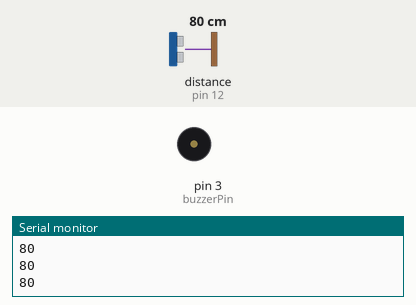
Recording of a sketch running on a simulated Arduino Uno, built with avr-gcc and run on an emulated ATmega328P. Parts: buzzer (waves = sounding, pin HIGH), the last lines printed to the serial monitor. The test bench sets the inputs (shaded band); at power-on: distance to the obstacle (sensor on pin 12) 80 cm. The echo pulse lasts 58.3 µs per cm.

Above: at 2.2 s.
2.3 s: distance to the obstacle (sensor on pin 12) set to 43 cm
3.8 s: distance to the obstacle (sensor on pin 12) set to 35 cm
At 4.2 s:
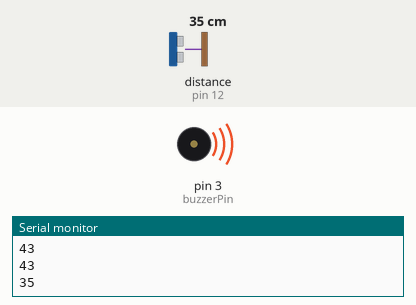
6.8 s: distance to the obstacle (sensor on pin 12) set to 60 cm
At 7.4 s:
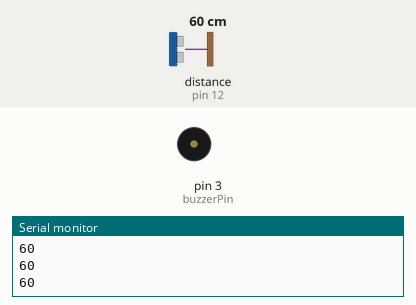
8.4 s: distance to the obstacle (sensor on pin 12) set to 2 cm
At 8.8 s:
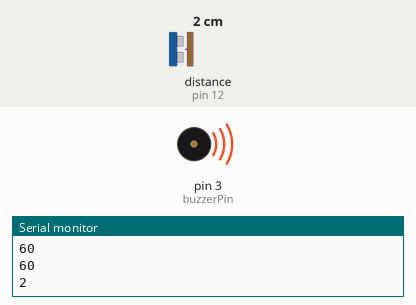
Timing chart, 0 to 12.4 s (numbered marks = the images above; inputs shaded):
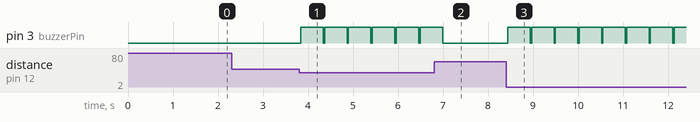

The sketch:

guardbot.ino
```cpp
#include "SR04.h"

//Buzzer
int buzzerPin = 3;

//Specifying pins for communicating with the sensor
int trig_pin = 12;
int echo_pin = 11;

//Get instance of an SR04 object representing the sensor
SR04 sensor = SR04(echo_pin, trig_pin);

//Variable for distance
long distance;

void setup() {
  // put your setup code here, to run once:
  pinMode(buzzerPin, OUTPUT);
  Serial.begin(9600);
  delay(1000);

}

void loop() {
  // put your main code here, to run repeatedly:
  distance=sensor.Distance();
  Serial.println(distance);

  //Beeps if closer than normal range
  if(distance < 40){
    digitalWrite(buzzerPin, HIGH);
    delay(500);
    digitalWrite(buzzerPin, LOW);
    delay(1);
  }
  delay(1);

}
```

Measured:
- the behaviour switches between 40 and 39 cm on distance to the obstacle (sensor on pin 12) (found by bisection; images 0 and 1)
- after the input at 3.8 s, pin 3 (buzzerPin): alternates HIGH for 0.50 s and LOW for 0.03 s, starting at once
- after the input at 6.8 s, pin 3 (buzzerPin): goes on until 7.0 s, then stays LOW
- after the input at 8.4 s, pin 3 (buzzerPin): alternates HIGH for 0.50 s and LOW for 0.03 s, starting at once
